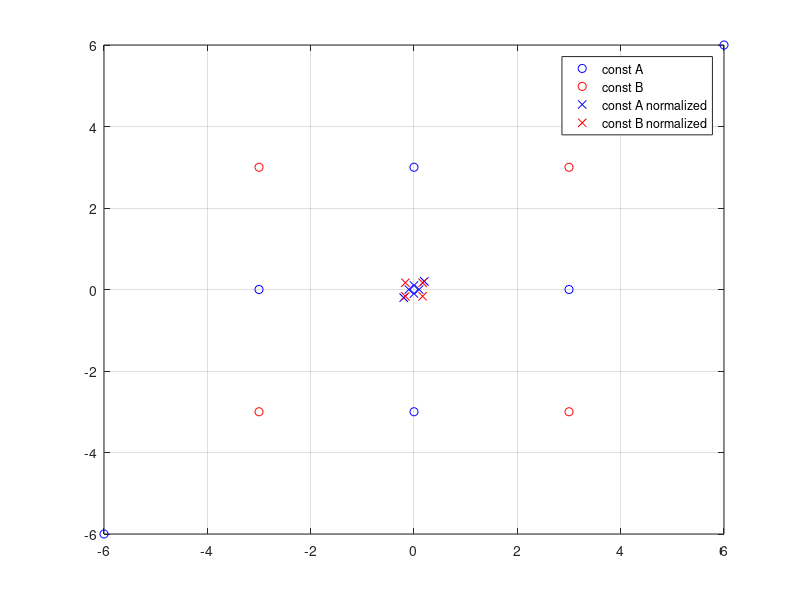

Here is the MATLAB script that generated this plot:
const_blue = [-6-6i,-3i,3i,-3,3,6+6i];
const_red  = [-3-3i,-3+3i,3-3i,3+3i];
% Calculate here:



average_energy_blue = sum(abs(const_blue).^2)/length(const_blue);
 

average_energy_red = sum(abs(const_red).^2)/length(const_red);

%normalized the constellation (we expect value with size(1, 6))
const_blue_norm = const_blue / average_energy_blue
    
const_red_norm = const_red / average_energy_red

%plot normalized constellations
plot(const_blue,'bo'),hold on,grid on
plot(const_red,'ro')
plot(const_blue_norm,'bx')
plot(const_red_norm,'rx')

legend("const A","const B","const A normalized","const B normalized")
% 3.2 observations
%
